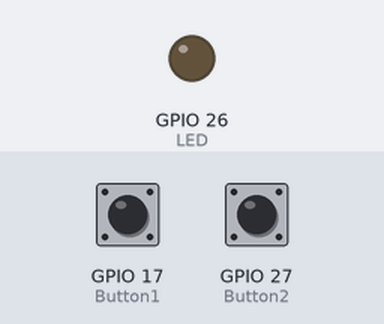
A program run on a simulated Raspberry Pi (BCM pin numbers). Parts: output pins drawn as LEDs (lit = HIGH). The test bench sets the inputs (shaded band); at power-on: GPIO 17 (Button1) LOW, GPIO 27 (Button2) LOW. What the program prints to the terminal is not drawn.

Above: at 1.2 s.
1.3 s: GPIO 17 (Button1) pulled HIGH for 0.15 s
At 2.1 s:
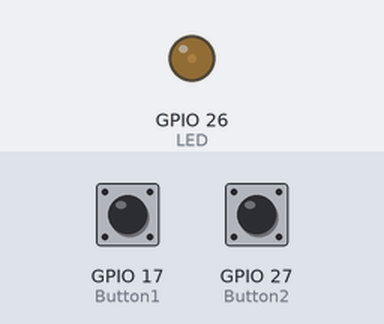
2.9 s: GPIO 27 (Button2) pulled HIGH for 0.15 s
At 3.3 s:
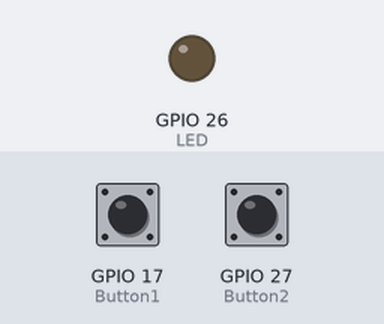
4.5 s: GPIO 17 (Button1) pulled HIGH for 1 s
At 5.7 s:
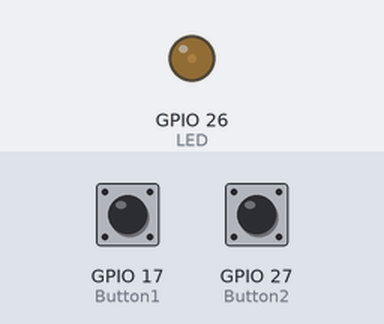
7.0 s: GPIO 27 (Button2) pulled HIGH for 1 s
At 7.6 s:
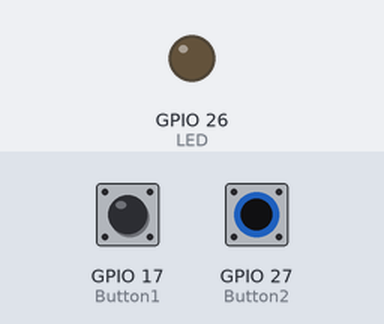
9.5 s: GPIO 17 (Button1) pulsed HIGH 5 times (0.12 s each, 0.3 s apart)
At 11.7 s:
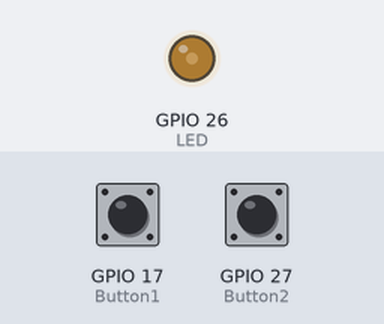
12.5 s: GPIO 17 (Button1) pulsed HIGH 5 times (0.12 s each, 0.3 s apart)
At 15.1 s:
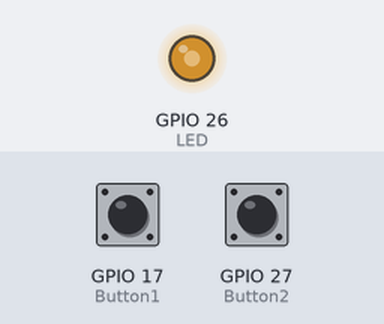
Timing chart, 0 to 16.5 s (numbered marks = the images above; inputs shaded):
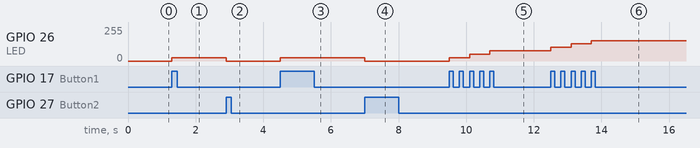

The program:

PWM_LED_SW.py
```python
#!/usr/bin/env python
#-*- coding:utf-8 -*-

import RPi.GPIO as GPIO
import time

LED     = 26
Button1 = 17
Button2 = 27
Duty    = 0
PObj    = 0

def button_callback1(channel):
	global Duty
	Duty = Duty + 10
	if Duty > 100:
		Duty = 100
	PObj.ChangeDutyCycle(Duty)
	print("증가")
def button_callback2(channel):
	global Duty
	Duty = Duty - 10
	if Duty < 0:
		Duty = 0
	PObj.ChangeDutyCycle(Duty)
	print("감소")


GPIO.setmode(GPIO.BCM)
GPIO.setup(LED, GPIO.OUT)
GPIO.setup(Button1, GPIO.IN, pull_up_down=GPIO.PUD_DOWN)
GPIO.setup(Button2, GPIO.IN, pull_up_down=GPIO.PUD_DOWN)
GPIO.add_event_detect(Button1, GPIO.RISING, callback=button_callback1, bouncetime=300)
GPIO.add_event_detect(Button2, GPIO.RISING, callback=button_callback2, bouncetime=300)

PObj = GPIO.PWM(LED, 50)
PObj.start(Duty)

try:
	while 1:
		time.sleep(0.1)
except KeyboardInterrupt:
	pass

PObj.stop()
GPIO.cleanup()
```

Measured:
- after the input at 1.3 s, GPIO 26 (LED): 0/255 → 26/255 at once
- after the input at 2.9 s, GPIO 26 (LED): 26/255 → 0/255 at once
- after the input at 4.5 s, GPIO 26 (LED): 0/255 → 26/255 at once
- after the input at 7.0 s, GPIO 26 (LED): 26/255 → 0/255 at once
- after the input at 9.5 s, GPIO 26 (LED): 0/255 → 26/255 at once, → 51/255 0.60 s later, → 77/255 0.60 s later
- after the input at 12.5 s, GPIO 26 (LED): 77/255 → 102/255 at once, → 128/255 0.60 s later, → 153/255 0.60 s later
